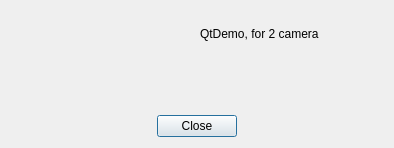
<?xml version="1.0" encoding="UTF-8"?>
<ui version="4.0">
 <class>AboutDialog</class>
 <widget class="QDialog" name="AboutDialog">
  <property name="geometry">
   <rect>
    <x>0</x>
    <y>0</y>
    <width>394</width>
    <height>148</height>
   </rect>
  </property>
  <property name="windowTitle">
   <string>Dialog</string>
  </property>
  <layout class="QVBoxLayout" name="verticalLayout_2">
   <item>
    <layout class="QHBoxLayout" name="horizontalLayout">
     <item>
      <widget class="QLabel" name="label">
       <property name="text">
        <string/>
       </property>
       <property name="pixmap">
        <pixmap resource="res.qrc">:/image/logo</pixmap>
       </property>
      </widget>
     </item>
     <item>
      <layout class="QVBoxLayout" name="verticalLayout">
       <item>
        <widget class="QLabel" name="label_2">
         <property name="text">
          <string>&lt;html&gt;&lt;head/&gt;&lt;body&gt;&lt;p&gt;QtDemo, for 2 camera&lt;/p&gt;&lt;/body&gt;&lt;/html&gt;</string>
         </property>
        </widget>
       </item>
       <item>
        <widget class="QLabel" name="lblHardware">
         <property name="text">
          <string/>
         </property>
        </widget>
       </item>
      </layout>
     </item>
    </layout>
   </item>
   <item>
    <layout class="QHBoxLayout" name="horizontalLayout_2">
     <item>
      <spacer name="horizontalSpacer">
       <property name="orientation">
        <enum>Qt::Horizontal</enum>
       </property>
       <property name="sizeHint" stdset="0">
        <size>
         <width>40</width>
         <height>20</height>
        </size>
       </property>
      </spacer>
     </item>
     <item>
      <widget class="QPushButton" name="closeBtn">
       <property name="text">
        <string>Close</string>
       </property>
      </widget>
     </item>
     <item>
      <spacer name="horizontalSpacer_2">
       <property name="orientation">
        <enum>Qt::Horizontal</enum>
       </property>
       <property name="sizeHint" stdset="0">
        <size>
         <width>40</width>
         <height>20</height>
        </size>
       </property>
      </spacer>
     </item>
    </layout>
   </item>
  </layout>
 </widget>
 <resources>
  <include location="res.qrc"/>
 </resources>
 <connections/>
</ui>
